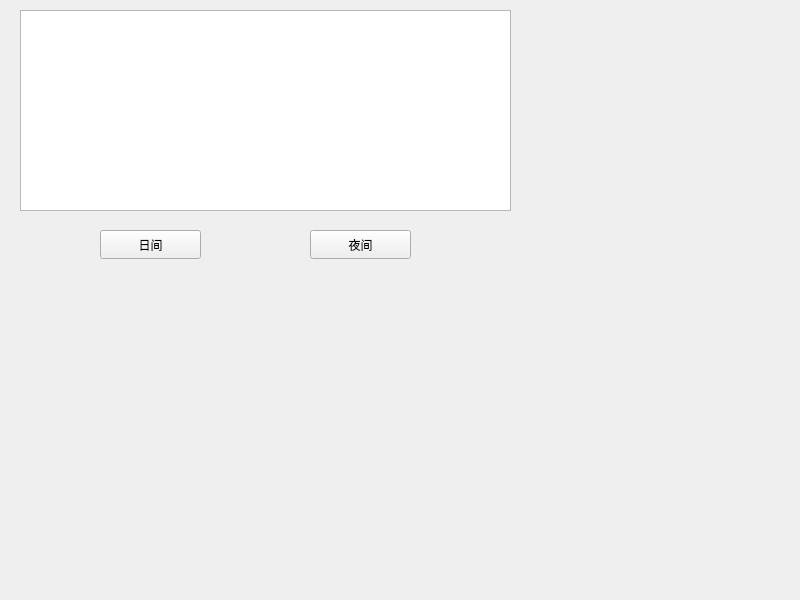
<?xml version="1.0" encoding="UTF-8"?>
<ui version="4.0">
 <class>Widget</class>
 <widget class="QWidget" name="Widget">
  <property name="geometry">
   <rect>
    <x>0</x>
    <y>0</y>
    <width>800</width>
    <height>600</height>
   </rect>
  </property>
  <property name="windowTitle">
   <string>Widget</string>
  </property>
  <widget class="QPlainTextEdit" name="plainTextEdit">
   <property name="geometry">
    <rect>
     <x>20</x>
     <y>10</y>
     <width>491</width>
     <height>201</height>
    </rect>
   </property>
  </widget>
  <widget class="QPushButton" name="pushButton_light">
   <property name="geometry">
    <rect>
     <x>100</x>
     <y>230</y>
     <width>101</width>
     <height>29</height>
    </rect>
   </property>
   <property name="text">
    <string>日间</string>
   </property>
  </widget>
  <widget class="QPushButton" name="pushButton_dark">
   <property name="geometry">
    <rect>
     <x>310</x>
     <y>230</y>
     <width>101</width>
     <height>29</height>
    </rect>
   </property>
   <property name="text">
    <string>夜间</string>
   </property>
  </widget>
 </widget>
 <resources/>
 <connections/>
</ui>
